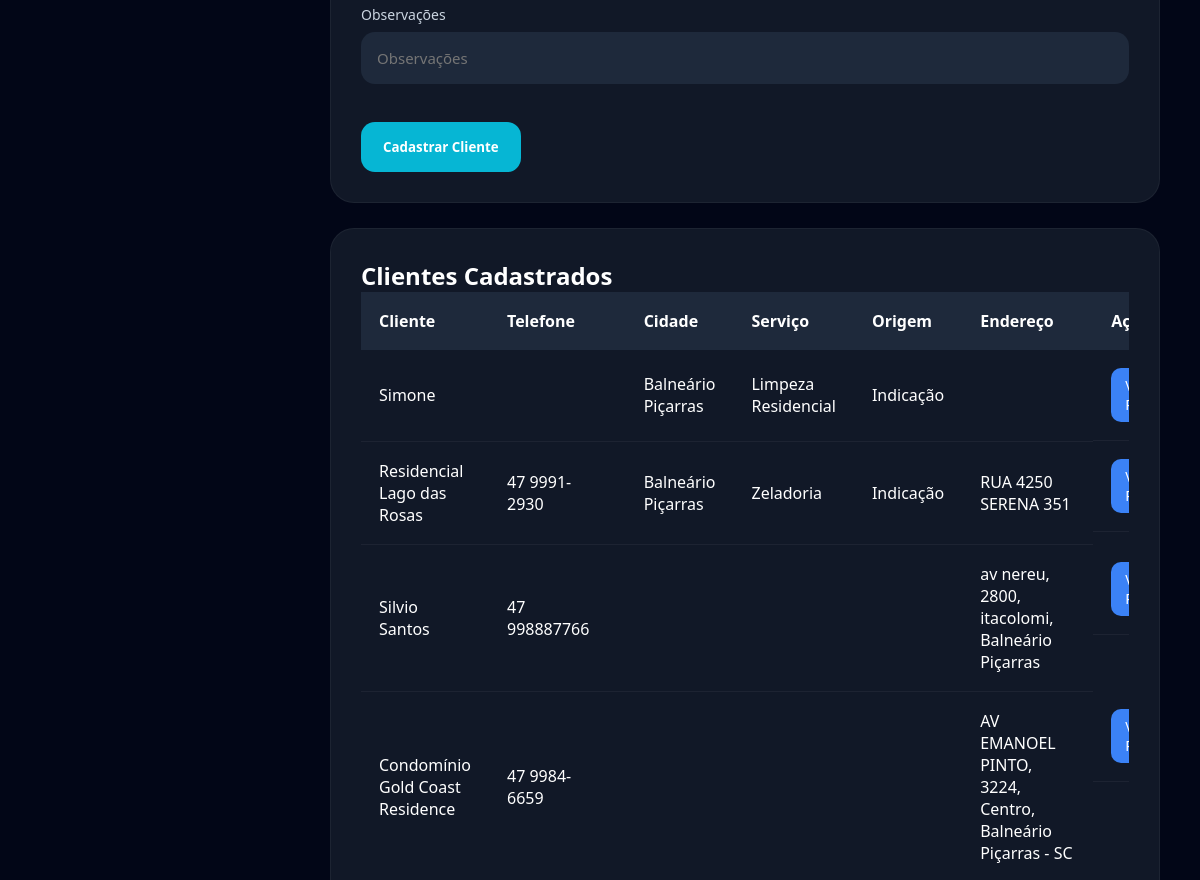
The page /admin/clientes.php (signed in, middle part) on the database as committed earlier.
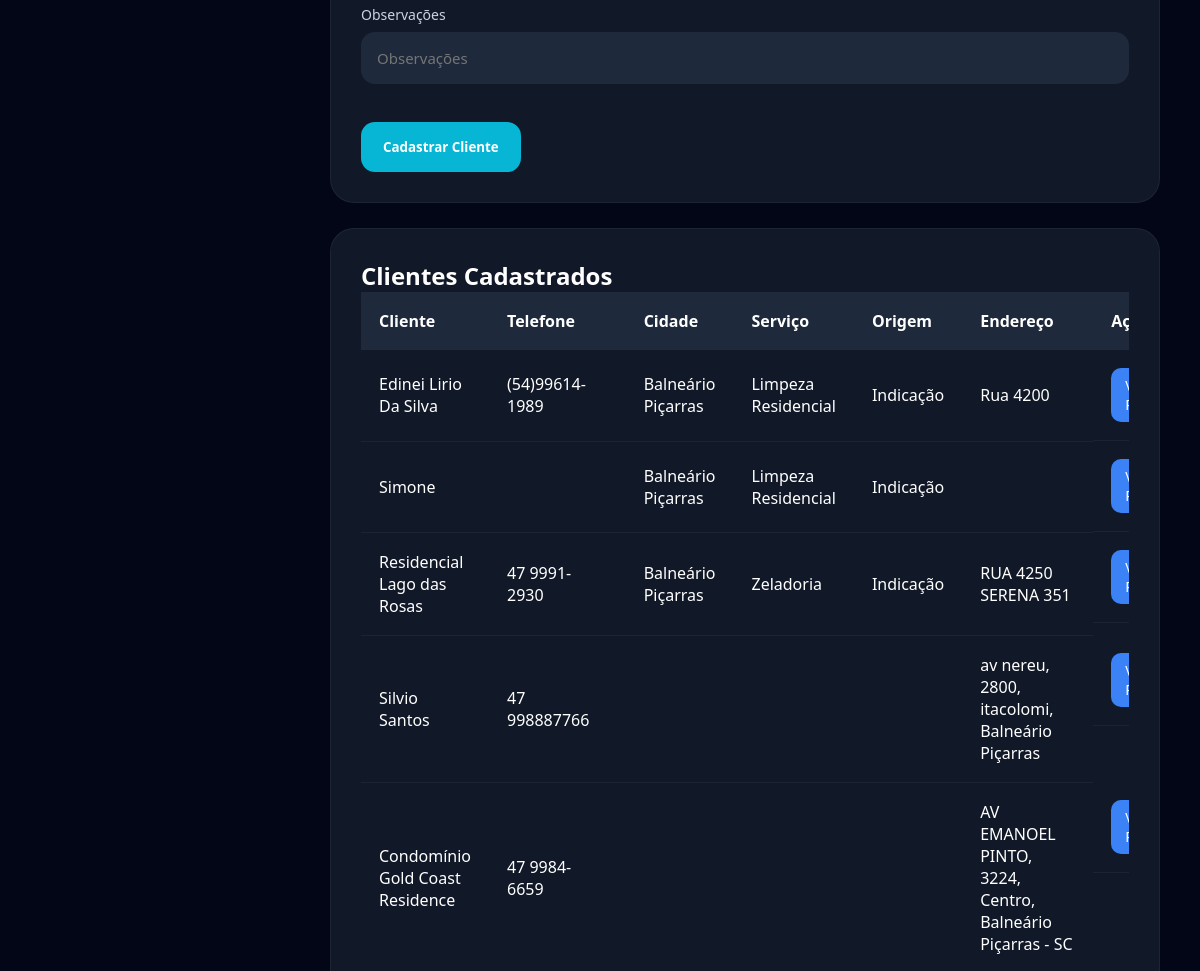
The same page on the database as committed later.
### tables this page shows
CREATE TABLE clientes (

    id INTEGER PRIMARY KEY AUTOINCREMENT,

    nome TEXT,
    telefone TEXT,
    endereco TEXT,
    observacoes TEXT

, cpf_cnpj TEXT, cidade TEXT, tipo_servico TEXT, origem TEXT);

### admin/clientes.php (the view, shortened to what this page needs)
<?php
$db = new SQLite3(__DIR__ . '/../database/cleanmanager.db');
?>
<!DOCTYPE html>
<html lang="pt-br">
<head>
<link rel="stylesheet"
href="../assets/css/dashboard.css">
</head>
<body>
<div class="content">
<div class="card">
<form method="POST">
<div class="input-group">
<label>Observações</label>
<input
type="text"
name="observacoes"
placeholder="Observações">
</div>
<button
type="submit"
name="salvar">
Cadastrar Cliente
</button>
</form>
</div>
<div class="card">
<h2>Clientes Cadastrados</h2>
<div class="table-container">
<table>
<tr>
<th>Cliente</th>
<th>Telefone</th>
<th>Cidade</th>
<th>Serviço</th>
<th>Origem</th>
<th>Endereço</th>
<th>Ações</th>
</tr>
<?php
$result = $db->query(
"SELECT * FROM clientes ORDER BY id DESC"
);
while($cliente = $result->fetchArray()){
?>
<tr>
<td>
<?= $cliente['nome']; ?>
</td>
<td>
<?= $cliente['telefone']; ?>
</td>
<td>
<?= $cliente['cidade']; ?>
</td>
<td>
<?= $cliente['tipo_servico']; ?>
</td>
<td>
<?= $cliente['origem']; ?>
</td>
<td>
<?= $cliente['endereco']; ?>
</td>
<td class="actions">
<a
href="perfil-cliente.php?id=<?= $cliente['id']; ?>"
class="view-btn">
</a>
</td>
</tr>
<?php } ?>
</table>
</div>
</div>
</div>
</body>
</html>

Rows that differ between the two databases and show on the page:
added clientes: nome "Edinei Lirio Da Silva", telefone "(54)99614-1989", cidade "Balneário Piçarras", tipo_servico "Limpeza Residencial", origem "Indicação", endereco "Rua 4200"
